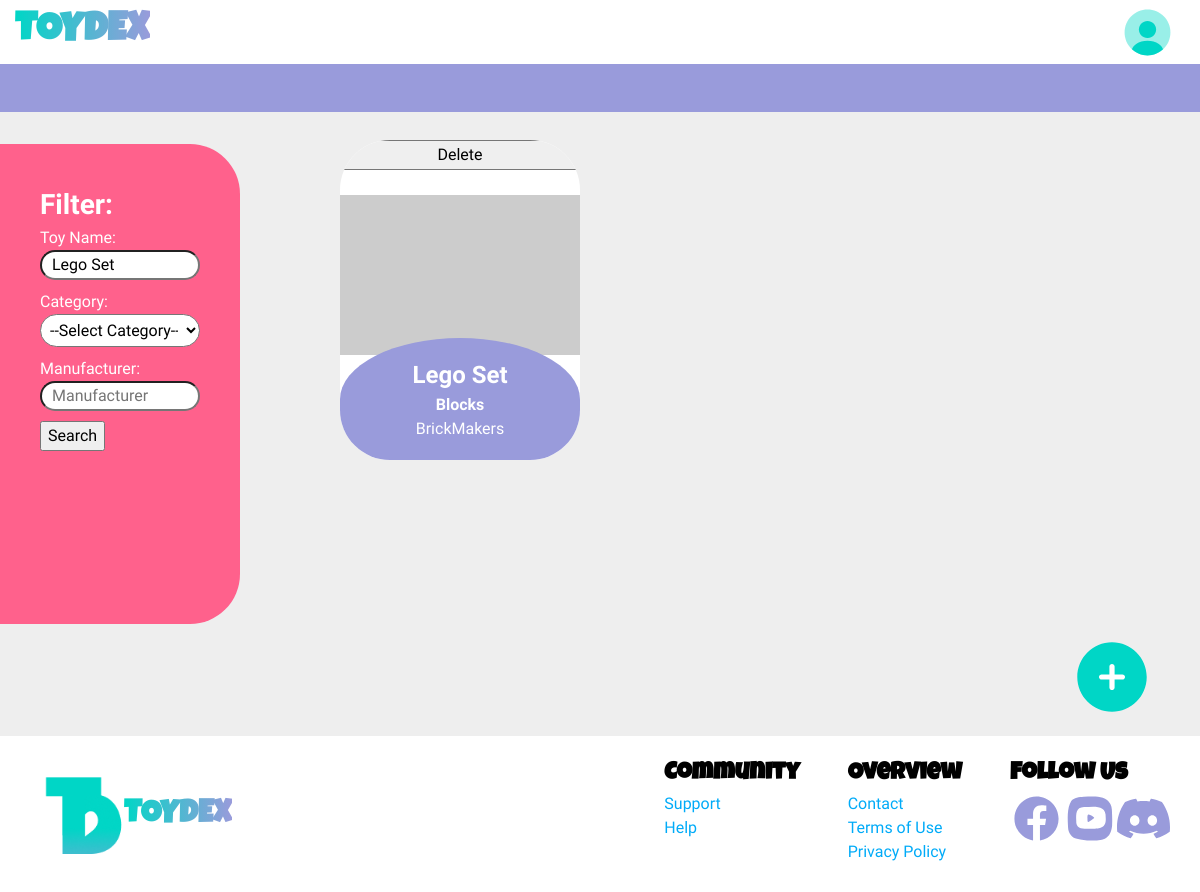
Screenshot of /home.php?toy-name=Lego Set with the database file from the repository.
### tables this page shows
CREATE TABLE `toyitem` (
  `item_id` int(11) NOT NULL,
  `name` varchar(100) NOT NULL,
  `description` text DEFAULT NULL,
  `brand` varchar(100) DEFAULT NULL,
  `category` varchar(100) DEFAULT NULL
);

### home.php (the view, shortened to what this page needs)
<?php
include 'DBConnector.php';
?>
<!DOCTYPE html>
<html lang="en">
<head>
    <link rel="stylesheet" href="styles.css">
</head>
<body>
    <section class="home">
        <header>
            <div class="main-header">
                <h1 class="toydex-logo">TOYDEX</h1>
                <nav>
                    <ul>
                        <li><a href="#"><img src="images/profile-circle-svgrepo-com.svg" alt="profile"></a></li>
                    </ul>
                </nav>
            </div>
            <div class="divider"></div>
        </header>
        <section class="filter-item-container">
            <div class="filter-container">
                <h2>Filter:</h2>
                <form action="" method="get" class="form-vertical">
                    <div class="form-group">
                        <label>Toy Name:</label>
                        <input type="text" name="toy-name" placeholder="Toy Name" value="<?php echo isset($_GET['toy-name']) ? htmlspecialchars($_GET['toy-name']) : ''; ?>">
                    </div>
                    <div class="form-group">
                        <label>Category:</label>
                        <select class="expand" name="category" placeholder="Category">
                            <option value="">--Select Category--</option>
                        </select>
                    </div>
                    <div class="form-group">
                        <label>Manufacturer:</label>
                        <input type="text" name="manufacturer" placeholder="Manufacturer" value="<?php echo isset($_GET['manufacturer']) ? htmlspecialchars($_GET['manufacturer']) : ''; ?>">
                    </div>
                    <div class="search-container">
                        <button type="submit">Search</button>
                    </div>
                </form>
            </div>
            <div class="items-container">
                <ul class="items-list">
                    <?php
                    if (isset($_GET['toy-name']) || isset($_GET['category']) || isset($_GET['manufacturer'])) {
                        $sql = "SELECT toyitem.name, toyitem.description, toyitem.item_id, toyimage.image_url, toyitem.brand, toyitem.category
                                FROM toyitem
                                INNER JOIN has ON toyitem.item_id = has.item_id
                                INNER JOIN toyimage ON toyimage.image_id = has.image_id
                                WHERE 1=1";
                        $params = [];
                        $types = '';
                        if (!empty($_GET['toy-name'])) {
                            $sql .= " AND toyitem.name LIKE ?";
                            $params[] = '%' . $_GET['toy-name'] . '%';
                            $types .= 's';
                        }
                        $stmt = $conn->prepare($sql);
                        if (!empty($params)) {
                            $stmt->bind_param($types, ...$params);
                        }
                        $stmt->execute();
                        $result = $stmt->get_result();
                        if ($result->num_rows > 0) {
                            while($row = $result->fetch_assoc()) {
                                echo "<li id='".$row['item_id']."'>
                                        <div class='li-content'>
                                            <button onclick=\"if(confirm('Are you sure you want to delete this toy?')){document.getElementById('deleteForm_".$row['item_id']."').submit();}\" class='delete-btn'>Delete</button>
                                            <form id='deleteForm_".$row['item_id']."' action='delete_toy.php' method='post' style='display: none;'>
                                                <input type='hidden' name='item_id' value='" . $row['item_id'] . "'>
                                            </form>
                                            <div class='main-img'>
                                                <img src='".$row['image_url']."'>
                                            </div>
                                            <div class='bubble-text'>
                                                <h2>".htmlspecialchars($row['name'])."</h2>
                                                <h4>".htmlspecialchars($row['category'])."</h4>
                                                <p>".htmlspecialchars($row['brand'])."</p>
                                            </div>
                                        </div>
                                    </li>";
                            }
                        } else {
                            echo "<p class='no-results'>No item(s) found matching your criteria.</p>";
                        }
                    }
                    ?>
                </ul>
            </div>
        </section>
        <div class="add">
            <button id="add-item" onclick="openAddPopup()"><img src = "images/add-circle-svgrepo-com.svg"></button>
        </div>
    </section>
    <footer>
        <div class="logo">
            <img src="images/logo.png">
            <h1>TOYDEX</h1>
        </div>
        <div class="labels">
            <div class="label">
                <h2>Community</h2>
                <a href="#">Support</a>
                <a href="#">Help</a>
            </div>
            <div class="label">
                <h2>Overview</h2>
                <a href="#">Contact</a>
                <a href="#">Terms of Use</a>
                <a href="#">Privacy Policy</a>
            </div>
            <div class="label">
                <h2>Follow Us</h2>
                <div class="icons">
                    <a href="#"><img src="images/facebook-svgrepo-com.svg"></a>
                    <a href="#"><img src="images/youtube-svgrepo-com.svg"></a>
                    <a href="#"><img src="images/discord-fill-svgrepo-com.svg"></a>
                </div>
            </div>
        </div>
    </footer>
</body>
</html>

### rows the page displays
toyitem: name "Lego Set", category "Blocks", brand "BrickMakers"
